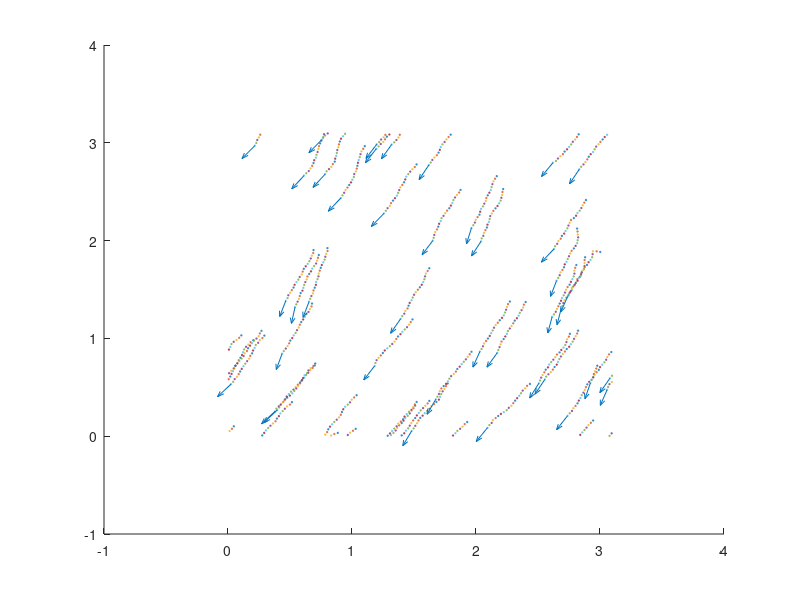

Write the MATLAB code that produced this figure.
clear all
close all
clc
load('data1.mat')
m=length(x(:,1))-20;
figure(1)
for i=1:20
    scatter(x(i+m,:),y(i+m,:),1)
    hold on
end
quiver(x(end,:),y(end,:),cos(an(end,:)), sin(an(end,:)),0.25)